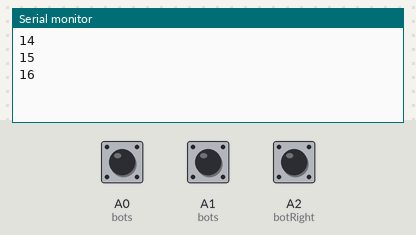
Recording of a program running on a simulated Arduino Uno, built with avr-gcc and run on an emulated ATmega328P. Shown: the last lines printed to the serial monitor. Inputs (shaded band) come from the test bench; at power-on: A0 (bots) HIGH, A1 (bots) HIGH, A2 (botRight) HIGH.

Above: at 1.2 s.
1.3 s: A0 (bots) pulled LOW for 0.15 s
At 2.4 s:
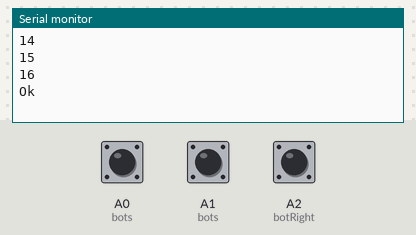
3.0 s: A1 (bots) pulled LOW for 0.15 s
At 3.9 s:
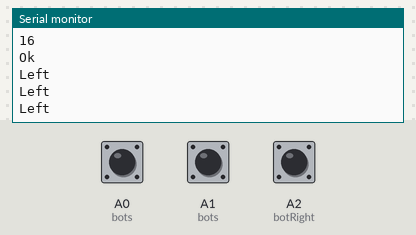
4.6 s: A2 (botRight) pulled LOW for 0.15 s
At 5.7 s:
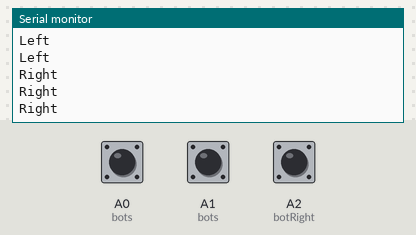

The program:

main.cpp
```cpp
#include <Arduino.h>

#define botOk     A0
#define botLeft   A1
#define botRight  A2

byte bots[] = {botOk, botLeft, botRight};


void setup() {
  Serial.begin(115200);

  for(byte i=0;i<sizeof(bots);i++){
    pinMode(bots[i], INPUT_PULLUP);
    Serial.println(bots[i]);
  }
}

// char buffer[40];
int val;

bool leftFlag, okFlag, rightFlag;

void loop() {

  for(byte i=0;i<sizeof(bots);i++){
    bool botFlag = !digitalRead(bots[i]);

    // sprintf(buffer, "Bot: %d Index: %d", botFlag, bots[i]);
    // Serial.println(buffer);

    if(botFlag and bots[i] == botOk){
     okFlag = true;

     if((millis()/1000)%10 == 3){
      Serial.println("5seg");
     }

    }
    else{
      if(!botFlag and bots[i] == botOk and okFlag){
        Serial.println("Ok");
        okFlag = false;
      }
    }


    if(botFlag and bots[i] == botLeft){
      Serial.println("Left");
      // if(i == 0){
      // }
    }
    if(botFlag and bots[i] == botRight){
      Serial.println("Right");
      // if(i == 0){
      // }
    }

    delay(20);
  }

}
```

Measured:
- after the input at 1.3 s, the serial monitor: prints a new line after 0.20 s (image 1)
- after the input at 3.0 s, the serial monitor: prints a new line at once (image 2)
- after the input at 4.6 s, the serial monitor: prints a new line at once (image 3)
